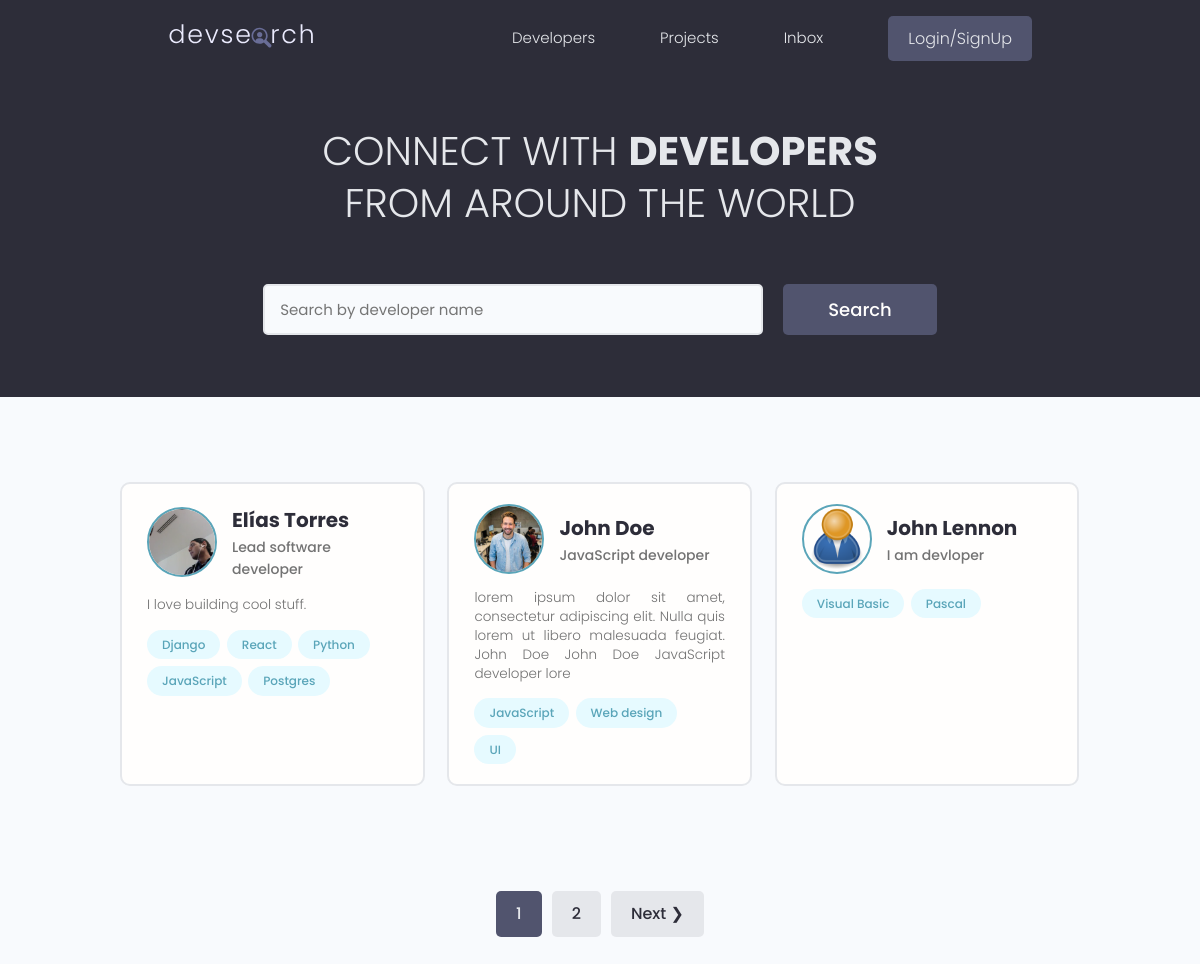
The page / on the database its author committed.
### developer/models.py (models this page shows, shortened)
class Developer(models.Model):
    id = models.UUIDField(default=uuid.uuid4,
                          primary_key=True, unique=True, editable=False)
    user = models.OneToOneField(User, on_delete=models.CASCADE, null=True)
    name = models.CharField(max_length=200, blank=True, null=True)
    email = models.EmailField(max_length=200, blank=True, null=True)
    username = models.CharField(max_length=200, blank=True, null=True)
    location = models.CharField(max_length=200, blank=True, null=True)
    short_intro = models.CharField(max_length=200, blank=True, null=True)
    bio = models.TextField(blank=True, null=True)
    profile_image = models.ImageField(
        upload_to='profiles/', blank=True, null=True, default='profiles/user-default.png')
    social_github = models.CharField(max_length=200, blank=True, null=True)
    social_twitter = models.CharField(max_length=200, blank=True, null=True)
    social_linkedin = models.CharField(max_length=200, blank=True, null=True)
    social_youtube = models.CharField(max_length=200, blank=True, null=True)
    social_website = models.CharField(max_length=200, blank=True, null=True)
    social_stackoverflow = models.CharField(
        max_length=200, blank=True, null=True)
    created = models.DateTimeField(auto_now_add=True)

class Skill(models.Model):
    id = models.UUIDField(default=uuid.uuid4,
                          primary_key=True, unique=True, editable=False)
    developer = models.ForeignKey(Developer, on_delete=models.CASCADE)
    name = models.CharField(max_length=200, blank=True, null=True)
    description = models.TextField(blank=True, null=True)
    created = models.DateTimeField(auto_now_add=True)
    def __str__(self):
        return str(self.name)

### developer/views.py (the view)
# urls.py: path('', views.profiles, name='profiles'),
def profiles(request):
    developers, search_query = search_profile(request)
    custom_range, developers = paginate(request, developers, 3)
    template_name = 'developer/profiles.html'
    context = {'developers': developers,
               'search_query': search_query, 'custom_range': custom_range}
    return render(request, template_name, context)

### utils.py (called while the page is built)
def search_profile(request):
    search_query = ''
    if request.GET.get('search_query'):
        search_query = request.GET.get('search_query')
    skills = Skill.objects.filter(
        name__icontains=search_query)
    developers = Developer.objects.distinct().filter(
        Q(name__icontains=search_query) | Q(short_intro__icontains=search_query) | Q(skill__in=skills)).order_by('user')
    return developers, search_query

def paginate(request, queryset, results):
    page = request.GET.get('page', 1)
    paginator = Paginator(queryset, results)
    try:
        queryset = paginator.page(page)
    except PageNotAnInteger:
        queryset = paginator.page(1)
    except EmptyPage:
        queryset = paginator.page(paginator.num_pages)
    left_index = (int(page) - 3) if (int(page) - 3) > 0 else 1
    right_index = (int(page) + 3) if (int(page) +
                                      3) < paginator.num_pages else paginator.num_pages
    custom_range = range(left_index, right_index + 1)
    return custom_range, queryset

### developer/templates/developer/profiles.html (shortened to what this page needs)
{% extends 'main.html'%}
{% load static %}
{% block content%}
<main class="home">
    <section class="hero-section text-center">
        <div class="container container--narrow">
            <div class="hero-section__box">
                <h2>CONNECT WITH <span>DEVELOPERS</span></h2>
                <h2>FROM AROUND THE WORLD</h2>
            </div>
            <div class="hero-section__search">
                <form class="form" action="{% url 'developer:profiles' %}" method="get">
                    <div class="form__field">
                        <input class="input input--text" id="formInput#search" type="text" name="search_query"
                            placeholder="Search by developer name" value="{{ search_query }}" />
                    </div>
                    <input class="btn btn--sub btn--lg" type="submit" value="Search" />
                </form>
            </div>
        </div>
    </section>
    <section class="devlist">
        <div class="container">
            <div class="grid grid--three">
                {% for developer in developers %}
                <div class="column card">
                    <div class="dev">
                        <a href="{% url 'developer:profile' developer.id %}" class="card__body">
                            <div class="dev__profile">
                                <img class="avatar avatar--md" src="{{ developer.profile_image.url }}"
                                    alt="{{ developer.name }}" />
                                <div class="dev__meta">
                                    <h3>{{ developer.name }}</h3>
                                    <h5>{{ developer.short_intro|slice:"60" }}</h5>
                                </div>
                            </div>
                            <p class="dev__info">
                                {{ developer.bio|slice:"150" }}
                            </p>
                            <div class="dev__skills">
                                {% for skill in developer.skill_set.all|slice:"5" %}
                                <span class="tag tag--pill tag--main">
                                    <small>{{ skill }}</small>
                                </span>
                                {% endfor %}
                            </div>
                        </a>
                    </div>
                </div>
                {% endfor %}
            </div>
        </div>
    </section>
    {% include 'pagination.html' with queryset=developers custom_range=custom_range %}
</main>
{% endblock %}

### static/styles/app.css (style rules this page uses)
:root { --color-sub: #2d2d39; }
.btn--sub { background-color: var(--color-sub-light); }
.card { border: 2px solid var(--color-light); }
img { width: 100%; }
.hero-section { height: 40vh; display: flex; align-items: center; background-color: var(--color-sub); }
.hero-section__box { margin-bottom: 4rem; }
.hero-section__box > h2, .hero-section__box > h2 > span { font-size: 4rem; color: var(--color-light); line-height: 1.3; text-transform: uppercase; }
.hero-section__box > h2 { font-weight: 300; }
.hero-section__box > h2 > span { font-weight: 700; }
.hero-section__search > .form { display: flex; align-items: center; justify-content: center; gap: 2rem; }
.hero-section__search > .form input.input--text { width: 50rem; }
.devlist { margin-top: 8rem; }
.devlist .grid { align-items: stretch; }
.devlist .dev .dev__profile { display: flex; align-items: center; gap: 1.5rem; }
.devlist .dev .dev__meta h3 { color: var(--color-sub); font-size: 2rem; font-weight: 700; }
.devlist .dev .dev__meta h5 { color: var(--color-text); font-size: 1.4rem; font-weight: 500; }
.devlist .dev .dev__info { margin: 1.5rem 0; font-size: 1.35rem; line-height: 1.4; text-align: justify; }

### static/uikit/styles/modules/_variables.css (style rules this page uses)
:root { --color-main: #5aa5b9; --color-main-light: #e6faff; --color-sub: #3f4156; --color-sub-light: #51546e; --color-sub-lighter: #ededfd; --color-text: #737373; --color-gray: #8b8b8b; --color-light: #e5e7eb; --color-light-gray: #767676; --color-bg: #f8fafd; --color-white: #fffefd; --color-white-light: #f3f3f3; --color-success: #359e64; --color-success-bg: #def8e8; --color-error: #fc4b0b; --color-error-bg: #fff2ee; --font-base: 'Poppins', arial, helvetica, 'Segoe UI', roboto, ubuntu, sans-serif; --font-monospace: 'Fira Code', 'Courier New', courier, monospace; --font-regular: 300; --font-medium: 500; --font-bold: 700; --generic-shadow: 1px 1px 5px #00000010; --generic-transition: all 0.3s ease-in-out; }

### static/uikit/styles/modules/_base.css (style rules this page uses)
* { margin: 0; padding: 0; box-sizing: border-box; text-rendering: optimizeLegibility; color: inherit; font-size: inherit; }
html { font-size: 50%; }
@media only screen and (min-width: 480px) { html { font-size: 56.25%; } }
@media only screen and (min-width: 1200px) { html { font-size: 62.5%; } }
body { line-height: 1.6; font-weight: 400; font-size: 1.5rem; color: var(--color-text); background-color: var(--color-bg); min-height: 100vh; }

### static/uikit/styles/modules/_typography.css (style rules this page uses)
* { font-family: var(--font-base); }
h2 { font-size: 3.6rem; font-weight: var(--font-bold); }
h3 { font-size: 3.2rem; font-weight: var(--font-medium); }
h5 { font-size: 2.4rem; font-weight: var(--font-medium); }
h5, h6 { font-weight: var(--font-regular); }
p, span, strong { font-size: 1.6rem; color: var(--color-text); font-weight: var(--font-regular); }
a { padding-bottom: 2px; text-decoration: none; display: inline-block; color: var(--color-main); font-weight: var(--font-medium); }

### static/uikit/styles/modules/_utilities.css (style rules this page uses)
.container { width: 92%; max-width: 165rem; margin: 0 auto; box-sizing: border-box; }
.container--narrow { width: 92%; max-width: 120rem; }
@media screen and (min-width: 1000px) { .container { width: 90%; } }
@media screen and (min-width: 1000px) { .container--narrow { width: 85%; } }
@media screen and (min-width: 1200px) { .container { width: 80%; } }
@media screen and (min-width: 1200px) { .container--narrow { width: 72%; } }
.text-center { text-align: center; }

### static/uikit/styles/modules/_avatar.css (style rules this page uses)
.avatar { border-radius: 50%; border: 2px solid var(--color-main); object-fit: cover; }
.avatar--md { height: 7rem; width: 7rem; }

### static/uikit/styles/modules/_button.css (style rules this page uses)
.btn { display: inline-block; position: relative; cursor: pointer; background-color: var(--color-light); font-weight: var(--font-medium); color: var(--color-sub); text-decoration: none; padding: 1rem 2rem; border-radius: 0.5rem; border: none; width: -webkit-fit-content; width: -moz-fit-content; width: fit-content; height: -webkit-fit-content; height: -moz-fit-content; height: fit-content; font-size: 1.6rem; outline-width: 0; outline-color: transparent; -webkit-backface-visibility: hidden; backface-visibility: hidden; transition: all 0.3s ease-in-out; }
.btn--sub { background-color: var(--color-sub); color: var(--color-white); }
.btn--lg { font-size: 1.8rem; padding: 1.2rem 4.5rem; }

### static/uikit/styles/modules/_card.css (style rules this page uses)
.card { border-radius: 1rem; background-color: var(--color-white); border: 1.5px solid var(--color-light); width: auto; height: auto; margin-top: 0.5rem; margin-bottom: 0.5rem; overflow: hidden; }
.card__body, .card__header { padding: 2rem 2.5rem; }

### rows shown on the page
Developer: profile_image (picture), name "Elías Torres", short_intro "Lead software developer", bio "I love building cool stuff."
Skill: name "Django"
Skill: name "React"
Skill: name "Python"
Skill: name "JavaScript"
Skill: name "Postgres"
Developer: profile_image (picture), name "John Doe", short_intro "JavaScript developer", bio "lorem ipsum dolor sit amet, consectetur adipiscing elit. Nulla quis lorem ut libero malesuada feugiat. John Doe John Doe JavaScript developer lore"
Skill: name "JavaScript"
Skill: name "Web design"
Skill: name "UI"
Developer: profile_image (placeholder picture), name "John Lennon", short_intro "I am devloper"
Skill: name "Visual Basic"
Skill: name "Pascal"

### other values the page prints
{{ page }} "1"
{{ page }} "2"
